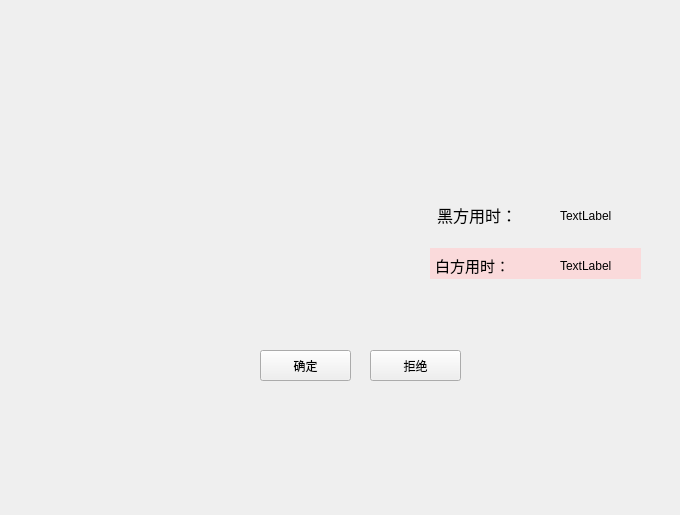
<?xml version="1.0" encoding="UTF-8"?>
<ui version="4.0">
 <class>WinWidget</class>
 <widget class="QWidget" name="WinWidget">
  <property name="geometry">
   <rect>
    <x>0</x>
    <y>0</y>
    <width>680</width>
    <height>515</height>
   </rect>
  </property>
  <property name="windowTitle">
   <string>Form</string>
  </property>
  <widget class="QPushButton" name="pushButton">
   <property name="geometry">
    <rect>
     <x>260</x>
     <y>350</y>
     <width>91</width>
     <height>31</height>
    </rect>
   </property>
   <property name="text">
    <string>确定</string>
   </property>
  </widget>
  <widget class="QLabel" name="label">
   <property name="geometry">
    <rect>
     <x>60</x>
     <y>30</y>
     <width>231</width>
     <height>81</height>
    </rect>
   </property>
   <property name="text">
    <string/>
   </property>
  </widget>
  <widget class="QLineEdit" name="saveEdit">
   <property name="geometry">
    <rect>
     <x>430</x>
     <y>248</y>
     <width>211</width>
     <height>31</height>
    </rect>
   </property>
   <property name="palette">
    <palette>
     <active>
      <colorrole role="Base">
       <brush brushstyle="SolidPattern">
        <color alpha="170">
         <red>255</red>
         <green>207</green>
         <blue>208</blue>
        </color>
       </brush>
      </colorrole>
     </active>
     <inactive>
      <colorrole role="Base">
       <brush brushstyle="SolidPattern">
        <color alpha="170">
         <red>255</red>
         <green>207</green>
         <blue>208</blue>
        </color>
       </brush>
      </colorrole>
     </inactive>
     <disabled>
      <colorrole role="Base">
       <brush brushstyle="SolidPattern">
        <color alpha="255">
         <red>240</red>
         <green>240</green>
         <blue>240</blue>
        </color>
       </brush>
      </colorrole>
     </disabled>
    </palette>
   </property>
   <property name="font">
    <font>
     <family>Consolas</family>
     <pointsize>12</pointsize>
    </font>
   </property>
   <property name="frame">
    <bool>false</bool>
   </property>
  </widget>
  <widget class="QLabel" name="saveLabel">
   <property name="geometry">
    <rect>
     <x>40</x>
     <y>220</y>
     <width>121</width>
     <height>31</height>
    </rect>
   </property>
   <property name="text">
    <string/>
   </property>
  </widget>
  <widget class="QLabel" name="bTimeLabel">
   <property name="geometry">
    <rect>
     <x>437</x>
     <y>194</y>
     <width>111</width>
     <height>41</height>
    </rect>
   </property>
   <property name="font">
    <font>
     <pointsize>12</pointsize>
    </font>
   </property>
   <property name="text">
    <string>黑方用时：</string>
   </property>
  </widget>
  <widget class="QLabel" name="wTimeLabel">
   <property name="geometry">
    <rect>
     <x>435</x>
     <y>245</y>
     <width>111</width>
     <height>41</height>
    </rect>
   </property>
   <property name="font">
    <font>
     <pointsize>11</pointsize>
    </font>
   </property>
   <property name="text">
    <string>白方用时：</string>
   </property>
  </widget>
  <widget class="QLabel" name="bTime">
   <property name="geometry">
    <rect>
     <x>560</x>
     <y>210</y>
     <width>54</width>
     <height>12</height>
    </rect>
   </property>
   <property name="text">
    <string>TextLabel</string>
   </property>
  </widget>
  <widget class="QLabel" name="wTime">
   <property name="geometry">
    <rect>
     <x>560</x>
     <y>260</y>
     <width>54</width>
     <height>12</height>
    </rect>
   </property>
   <property name="text">
    <string>TextLabel</string>
   </property>
  </widget>
  <widget class="QPushButton" name="refuse">
   <property name="geometry">
    <rect>
     <x>370</x>
     <y>350</y>
     <width>91</width>
     <height>31</height>
    </rect>
   </property>
   <property name="text">
    <string>拒绝</string>
   </property>
  </widget>
  <widget class="QLabel" name="iconLabel">
   <property name="geometry">
    <rect>
     <x>70</x>
     <y>90</y>
     <width>91</width>
     <height>71</height>
    </rect>
   </property>
   <property name="text">
    <string/>
   </property>
  </widget>
  <zorder>iconLabel</zorder>
  <zorder>pushButton</zorder>
  <zorder>label</zorder>
  <zorder>saveEdit</zorder>
  <zorder>saveLabel</zorder>
  <zorder>bTimeLabel</zorder>
  <zorder>wTimeLabel</zorder>
  <zorder>bTime</zorder>
  <zorder>wTime</zorder>
  <zorder>refuse</zorder>
 </widget>
 <resources/>
 <connections/>
</ui>
